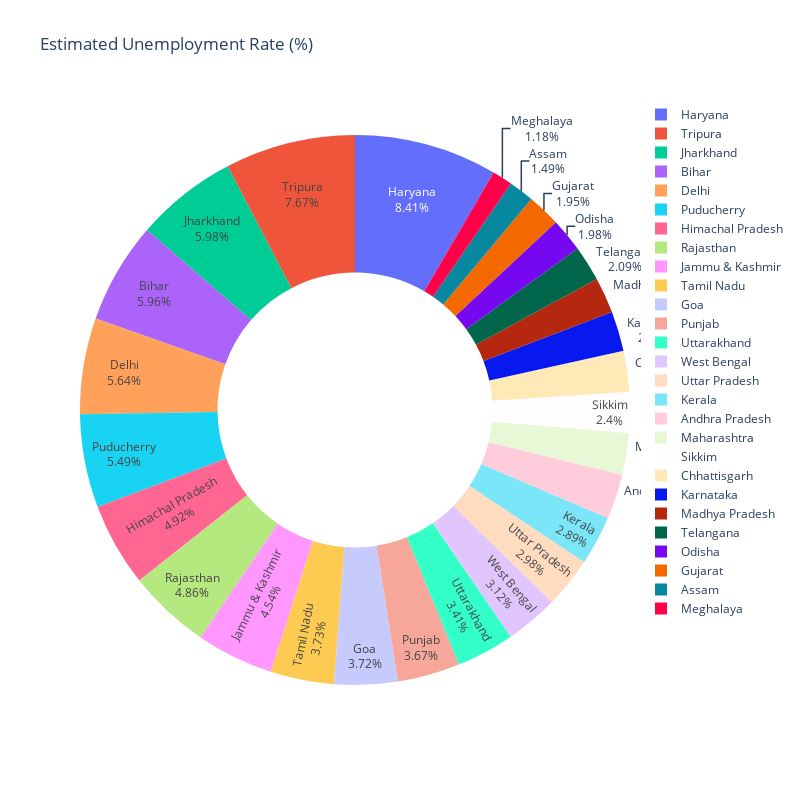

Notebook cell for this chart:
### Markdown cell above
## Donut Charts

### Code cell
fig=px.pie(df , names ='Region' ,  values=' Estimated Unemployment Rate (%)' , hole=0.5 , title='Estimated Unemployment Rate (%)')
fig.update_layout(autosize=False , width=800 , height=800)
fig.update_traces(textinfo='percent + label')

### Figure 1 — Plotly figure (JSON) as saved in the notebook; plotly's stock layout.template omitted (floating-point values rounded to 4 significant figures; data arrays with more than 128 entries replaced by an {"elided": "..."} marker saying what was removed)
{"data": [{"domain": {"x": [0, 1], "y": [0, 1]}, "hole": 0.5, "hovertemplate": "Region=%{label}<br> Estimated Unemployment Rate (%)=%{value}<extra></extra>", "labels": {"elided": "267 str values"}, "legendgroup": "", "name": "", "showlegend": true, "textinfo": "percent+label", "type": "pie", "values": {"elided": "267 float values"}}], "layout": {"autosize": false, "height": 800, "legend": {"tracegroupgap": 0}, "title": {"text": "Estimated Unemployment Rate (%)"}, "width": 800}}
